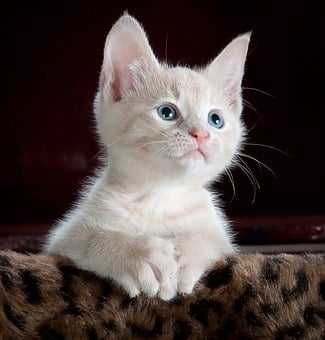
#> input picture cat.jpg, 325 x 340 px
$ python part1.py
#> lines starting #> are read from the running program, lines starting #| are printed output that depends on the picture
from PIL import Image
img = Image.open('cat.jpg')
#> img is the input picture: PIL image 325x340 RGB; mean R, G, B 78.5, 66.9, 64.4
img.show()
img = img.transpose(Image.TRANSPOSE)
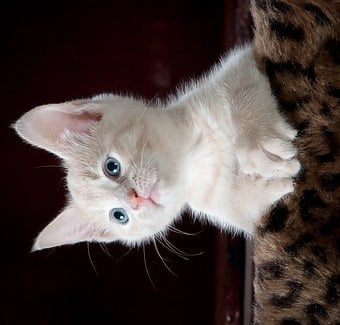
#> img: PIL image 340x325 RGB; mean R, G, B 78.5, 66.9, 64.4
img.show()
